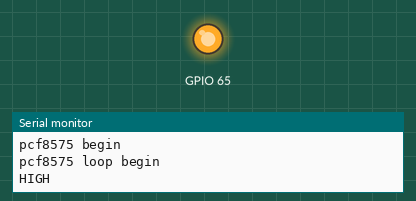
Simulated run of this sketch. Board: ESP8266 (Wemos D1 mini). Parts: output pins drawn as LEDs (lit = HIGH), the last lines printed to the serial monitor.

Above: at 2.5 s.
At 7.5 s:
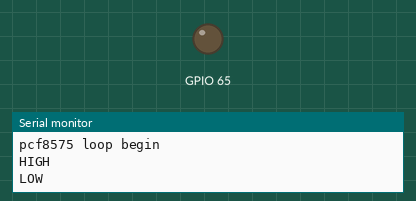
Timing chart, 0 to 13.0 s (numbered marks = the images above):
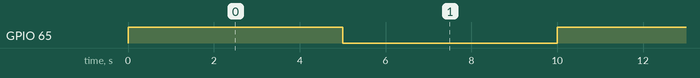

The sketch:

ESP32Cam-PCF8575Test.ino
```cpp
/*
 * PCF8575 GPIO Port Expand
 * http://nopnop2002.webcrow.jp/WeMos/WeMos-25.html
 *
 * PCF8575    ----- WeMos
 * A0         ----- GRD
 * A1         ----- GRD
 * A2         ----- GRD
 * VSS        ----- GRD
 * VDD        ----- 5V/3.3V
 * SDA        ----- GPIO_4(PullUp)
 * SCL        ----- GPIO_5(PullUp)
 *
 * P0     ----------------- LED0
 * P1     ----------------- LED1
 * P2     ----------------- LED2
 * P3     ----------------- LED3
 * P4     ----------------- LED4
 * P5     ----------------- LED5
 * P6     ----------------- LED6
 * P7     ----------------- LED7
 * P8     ----------------- LED8
 * P9     ----------------- LED9
 * P10     ----------------- LED10
 * P11     ----------------- LED11
 * P12     ----------------- LED12
 * P13     ----------------- LED13
 * P14     ----------------- LED14
 * P15     ----------------- LED15
 *
 */

#include "Arduino.h"
#include "PCF8575.h"  // https://github.com/xreef/PCF8575_library

// Set i2c address
PCF8575 pcf8575(0x20, D8, D7);
void setup()
{
  Serial.begin(115200);
  Serial.println("start");
  pcf8575.pinMode(1, OUTPUT);
  pcf8575.begin();
  pcf8575.pinMode(1, OUTPUT);
  Serial.println("pcf8575 begin");
}

void loop()
{
  Serial.println("pcf8575 loop begin");
  Serial.println("HIGH");
  pcf8575.digitalWrite(1, HIGH);
  delay(5000);
  Serial.println("LOW");
  pcf8575.digitalWrite(1, LOW);
  delay(5000);
  Serial.println("pcf8575 loop end");
}
```

Measured:
- by itself, GPIO 65: alternates HIGH for 5.0 s and LOW for 5.0 s
